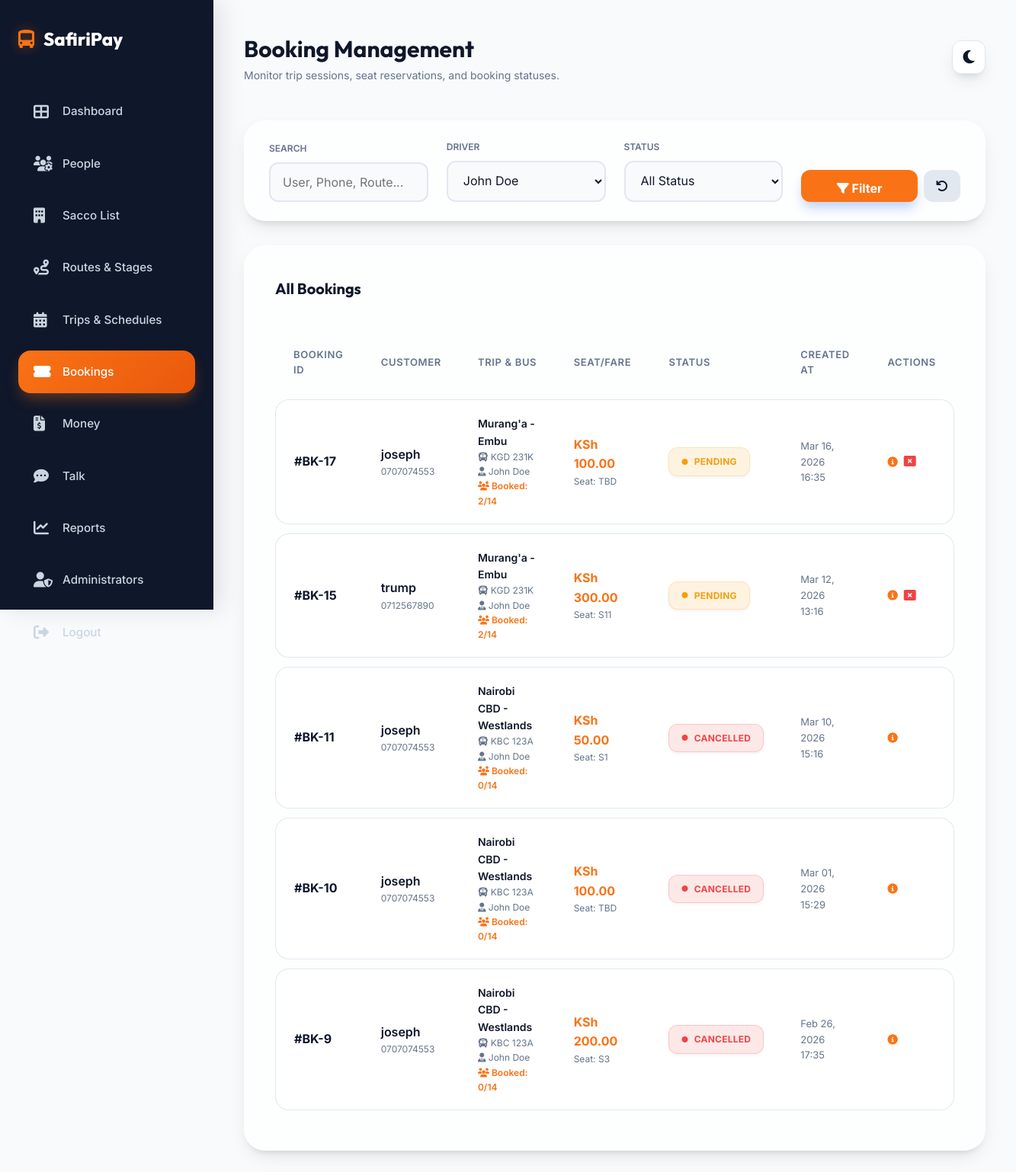
The page /adminveiw/manage_bookings.php?driver_id=1 (signed in) on the database its author committed.
### tables this page shows
CREATE TABLE `tripsessions` (
  `sessionid` int(11) NOT NULL,
  `userid` int(11) NOT NULL,
  `tripid` int(11) NOT NULL,
  `saccoid` int(11) NOT NULL,
  `busid` int(11) DEFAULT NULL,
  `fromstageid` int(11) DEFAULT NULL,
  `tostageid` int(11) DEFAULT NULL,
  `fareamount` decimal(10,2) NOT NULL,
  `seatid` int(11) DEFAULT NULL,
  `status` enum('pending','paid','expired','cancelled') DEFAULT 'pending',
  `boarding_status` enum('pending','boarded') DEFAULT 'pending',
  `disability_type` varchar(50) DEFAULT 'None',
  `luggage_type` varchar(50) DEFAULT 'None',
  `expiresat` datetime DEFAULT NULL,
  `createdat` datetime DEFAULT current_timestamp()
);

CREATE TABLE `users` (
  `userid` int(11) NOT NULL,
  `username` varchar(50) NOT NULL,
  `phoneno` varchar(15) NOT NULL,
  `email` varchar(255) DEFAULT NULL,
  `hashedpassword` varchar(255) NOT NULL,
  `monthlybudget` decimal(10,2) DEFAULT NULL,
  `datejoined` datetime DEFAULT current_timestamp(),
  `type` enum('user','sacco','admin') NOT NULL DEFAULT 'user',
  `saccoid` int(11) DEFAULT NULL
);

CREATE TABLE `buses` (
  `busid` int(11) NOT NULL,
  `saccoid` int(11) NOT NULL,
  `platenumber` varchar(20) NOT NULL,
  `capacity` int(11) DEFAULT 14,
  `status` tinyint(4) DEFAULT 1,
  `driverid` int(11) NOT NULL
);

CREATE TABLE `seats` (
  `seatid` int(11) NOT NULL,
  `busid` int(11) NOT NULL,
  `seatnumber` varchar(5) NOT NULL,
  `status` enum('available','occupied') DEFAULT 'available'
);

### adminveiw/manage_bookings.php (the view, shortened to what this page needs)
<?php
include 'database.php';
$search = isset($_GET['search']) ? $conn->real_escape_string($_GET['search']) : '';
$filter_driver = isset($_GET['driver_id']) && $_GET['driver_id'] !== '' ? intval($_GET['driver_id']) : null;
$filter_status = isset($_GET['status']) ? $conn->real_escape_string($_GET['status']) : 'all';
$where_conditions = ["1=1"];
if ($filter_driver) $where_conditions[] = "t.driverid = $filter_driver";
$where_clause = implode(' AND ', $where_conditions);
$query = "
    SELECT ts.*, u.username, u.phoneno, r.routename, b.platenumber, s.seatnumber, b.capacity, d.dname,
           (SELECT COUNT(*) FROM tripsessions WHERE tripid = ts.tripid AND status != 'cancelled') as booked_seats
    FROM tripsessions ts
    JOIN users u ON ts.userid = u.userid
    JOIN trips t ON ts.tripid = t.tripid
    JOIN routes r ON t.routeid = r.routeid
    LEFT JOIN buses b ON ts.busid = b.busid
    LEFT JOIN drivers d ON t.driverid = d.driverid
    LEFT JOIN seats s ON ts.seatid = s.seatid
    WHERE $where_clause
";
$query .= " ORDER BY ts.createdat DESC";
$bookings = $conn->query($query);
$all_drivers = $conn->query("SELECT driverid, dname FROM drivers ORDER BY dname");
?>
<!DOCTYPE html>
<html lang="en">
<head>
    <link rel="stylesheet" href="https://cdnjs.cloudflare.com/ajax/libs/font-awesome/6.4.0/css/all.min.css">
    <link rel="stylesheet" href="admin.css">
</head>
<body>
    <div class="dashboard-container">
        <div class="sidebar">
            <div class="sidebar-header">
                <i class="fas fa-bus-alt"></i>
                <span>SafiriPay</span>
            </div>
            <ul class="sidebar-menu">
                <li><a href="dashboard.php"><i class="fas fa-th-large"></i> <span>Dashboard</span></a></li>
                <li><a href="manage_users.php"><i class="fas fa-users-cog"></i> <span>People</span></a></li>
                <li><a href="manage_saccos.php"><i class="fas fa-building"></i> <span>Sacco List</span></a></li>
                <li><a href="manage_routes.php"><i class="fas fa-route"></i> <span>Routes & Stages</span></a></li>
                <li><a href="manage_trips.php"><i class="fas fa-calendar-alt"></i> <span>Trips & Schedules</span></a></li>
                <li><a href="manage_bookings.php" class="active"><i class="fas fa-ticket-alt"></i> <span>Bookings</span></a></li>
                <li><a href="manage_payments.php"><i class="fas fa-file-invoice-dollar"></i> <span>Money</span></a></li>
                <li><a href="manage_feedback.php"><i class="fas fa-comment-dots"></i> <span>Talk</span></a></li>
                <li><a href="reports.php"><i class="fas fa-chart-line"></i> <span>Reports</span></a></li>
                <li><a href="addadmin.php"><i class="fas fa-user-shield"></i> <span>Administrators</span></a></li>
                <li><a href="logout.php"><i class="fas fa-sign-out-alt"></i> <span>Logout</span></a></li>
            </ul>
        </div>
        <main class="main-content">
            <header class="header">
                <div class="header-title">
                    <h1>Booking Management</h1>
                    <p style="color: var(--text-muted); font-size: 0.875rem;">Monitor trip sessions, seat reservations, and booking statuses.</p>
                </div>
                <div class="header-actions">
                    <button class="theme-toggle" id="theme-toggle">
                        <i class="fas fa-moon"></i>
                    </button>
                </div>
            </header>
            <div class="data-card" style="margin-bottom: 2rem; padding: 1.5rem 2rem;">
                <form method="GET" style="display: grid; grid-template-columns: repeat(auto-fit, minmax(180px, 1fr)); gap: 1.5rem; align-items: end;">
                    <div class="input-group" style="margin-bottom: 0;">
                        <label style="font-size: 0.75rem; font-weight: 600; color: var(--text-muted); margin-bottom: 0.5rem; display: block;">SEARCH</label>
                        <input type="text" name="search" value="<?php echo htmlspecialchars($search); ?>" placeholder="User, Phone, Route...">
                    </div>
                    <div class="input-group" style="margin-bottom: 0;">
                        <label style="font-size: 0.75rem; font-weight: 600; color: var(--text-muted); margin-bottom: 0.5rem; display: block;">DRIVER</label>
                        <select name="driver_id">
                            <?php while($d = $all_drivers->fetch_assoc()): ?>
                                <option value="<?php echo $d['driverid']; ?>" <?php echo $filter_driver == $d['driverid'] ? 'selected' : ''; ?>>
                                    <?php echo htmlspecialchars($d['dname']); ?>
                                </option>
                            <?php endwhile; ?>
                        </select>
                    </div>
                    <div class="input-group" style="margin-bottom: 0;">
                        <label style="font-size: 0.75rem; font-weight: 600; color: var(--text-muted); margin-bottom: 0.5rem; display: block;">STATUS</label>
                        <select name="status">
                            <option value="all" <?php echo $filter_status == 'all' ? 'selected' : ''; ?>>All Status</option>
                        </select>
                    </div>
                    <div style="display: flex; gap: 0.5rem; height: 42px;">
                        <button type="submit" class="btn btn-primary" style="flex: 1;">
                            <i class="fas fa-filter"></i> Filter
                        </button>
                        <a href="manage_bookings.php" class="btn" style="background: var(--border); color: var(--text-main); text-decoration: none; display: flex; align-items: center; justify-content: center; width: 42px;">
                            <i class="fas fa-undo"></i>
                        </a>
                    </div>
                </form>
            </div>
            <div class="data-card">
                <div class="data-card-header">
                    <h2>All Bookings</h2>
                </div>
                <div class="table-responsive">
                    <table>
                        <thead>
                            <tr>
                                <th>Booking ID</th>
                                <th>Customer</th>
                                <th>Trip & Bus</th>
                                <th>Seat/Fare</th>
                                <th>Status</th>
                                <th>Created At</th>
                                <th>Actions</th>
                            </tr>
                        </thead>
                        <tbody>
                            <?php if ($bookings && $bookings->num_rows > 0): ?>
                                <?php while($row = $bookings->fetch_assoc()): ?>
                                    <tr>
                                        <td style="font-weight: 700;">#BK-<?php echo $row['sessionid']; ?></td>
                                        <td>
                                            <div style="font-weight: 600;"><?php echo htmlspecialchars($row['username']); ?></div>
                                            <div style="font-size: 0.75rem; color: var(--text-muted);"><?php echo htmlspecialchars($row['phoneno']); ?></div>
                                        </td>
                                        <td>
                                            <div style="font-size: 0.875rem; font-weight: 600;"><?php echo htmlspecialchars($row['routename']); ?></div>
                                            <div style="font-size: 0.75rem; color: var(--text-muted);"><i class="fas fa-bus"></i> <?php echo htmlspecialchars($row['platenumber'] ?: 'N/A'); ?></div>
                                            <div style="font-size: 0.75rem; color: var(--text-muted);"><i class="fas fa-user-tie"></i> <?php echo htmlspecialchars($row['dname'] ?: 'N/A'); ?></div>
                                            <div style="font-size: 0.75rem; font-weight: 600; color: var(--primary);">
                                                <i class="fas fa-users"></i> Booked: <?php echo $row['booked_seats']; ?>/<?php echo $row['capacity'] ?: '14'; ?>
                                            </div>
                                        </td>
                                        <td>
                                            <div style="font-weight: 700; color: var(--primary);">KSh <?php echo number_format($row['fareamount'], 2); ?></div>
                                            <div style="font-size: 0.75rem; color: var(--text-muted);">Seat: <?php echo htmlspecialchars($row['seatnumber'] ?: 'TBD'); ?></div>
                                        </td>
                                        <td>
                                            <span class="status-badge status-<?php echo strtolower($row['status']); ?>">
                                                <i class="fas fa-circle" style="font-size: 0.5rem;"></i>
                                                <?php echo ucfirst($row['status']); ?>
                                            </span>
                                        </td>
                                        <td style="font-size: 0.8125rem; color: var(--text-muted);">
                                            <?php echo date('M d, Y', strtotime($row['createdat'])); ?><br>
                                            <?php echo date('H:i', strtotime($row['createdat'])); ?>
                                        </td>
                                        <td>
                                            <div style="display: flex; gap: 8px;">
                                                <button title="View Full Details" style="background: none; border: none; color: var(--primary); cursor: pointer;"><i class="fas fa-info-circle"></i></button>
                                                <?php if($row['status'] != 'cancelled'): ?>
                                                    <a href="manage_bookings.php?action=cancel&id=<?php echo $row['sessionid']; ?>" title="Cancel Booking" style="color: var(--danger);" onclick="return confirm('Are you sure you want to cancel this booking?')"><i class="fas fa-window-close"></i></a>
                                                <?php endif; ?>
                                            </div>
                                        </td>
                                    </tr>
                                <?php endwhile; ?>
                            <?php else: ?>
                                <tr>
                                    <td colspan="7" style="text-align:center;">No bookings found.</td>
                                </tr>
                            <?php endif; ?>
                        </tbody>
                    </table>
                </div>
            </div>
        </main>
    </div>
</body>
</html>

### rows shown on the page
tripsessions: sessionid "17", userid.username "joseph", userid.phoneno "0707074553", routename "Murang'a - Embu", busid.platenumber "KGD 231K", dname "John Doe", booked_seats "2", busid.capacity "14", fareamount "100.00", seatnumber "TBD", status "PENDING", createdat "Mar 16, 2026", createdat "16:35"
tripsessions: sessionid "15", userid.username "trump", userid.phoneno "0712567890", routename "Murang'a - Embu", busid.platenumber "KGD 231K", dname "John Doe", booked_seats "2", busid.capacity "14", fareamount "300.00", seatid.seatnumber "S11", status "PENDING", createdat "Mar 12, 2026", createdat "13:16"
tripsessions: sessionid "11", userid.username "joseph", userid.phoneno "0707074553", routename "Nairobi CBD - Westlands", busid.platenumber "KBC 123A", dname "John Doe", booked_seats "0", busid.capacity "14", fareamount "50.00", seatid.seatnumber "S1", status "CANCELLED", createdat "Mar 10, 2026", createdat "15:16"
tripsessions: sessionid "10", userid.username "joseph", userid.phoneno "0707074553", routename "Nairobi CBD - Westlands", busid.platenumber "KBC 123A", dname "John Doe", booked_seats "0", busid.capacity "14", fareamount "100.00", seatnumber "TBD", status "CANCELLED", createdat "Mar 01, 2026", createdat "15:29"
tripsessions: sessionid "9", userid.username "joseph", userid.phoneno "0707074553", routename "Nairobi CBD - Westlands", busid.platenumber "KBC 123A", dname "John Doe", booked_seats "0", busid.capacity "14", fareamount "200.00", seatid.seatnumber "S3", status "CANCELLED", createdat "Feb 26, 2026", createdat "17:35"

### other values the page prints
form field driver_id "John Doe"
